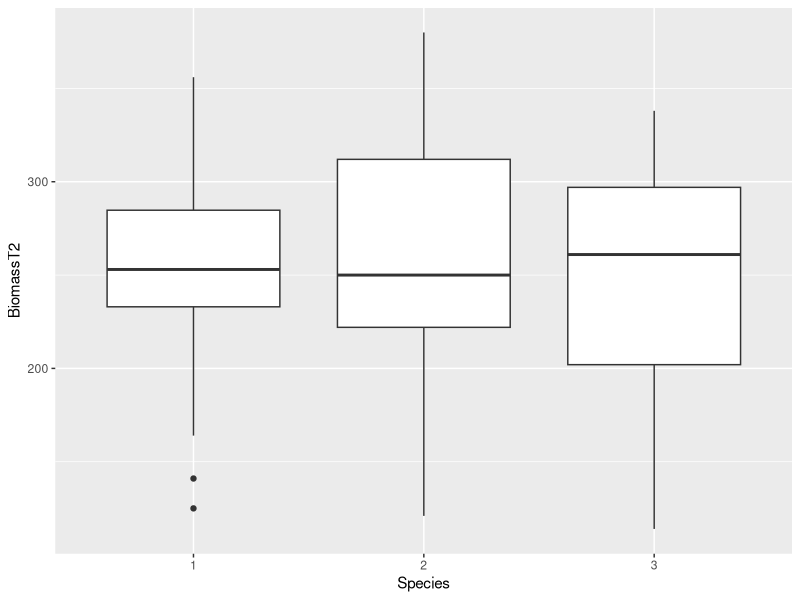

Here is the R script that generated this plot: (Note: this script raises an error after producing the figure.)
library(ggplot2)

# Read in plants.csv file
plants <- read.csv(file = "Plants.csv")
plants$Species <- factor(plants$Species)
plants$Fert <- factor(plants$Fert)

# Question 1: Compare fertilizer A and fertilizer B
table(plants$Species, plants$Fert)


# Question 2: Boxplot of BiomassT2 and species
ggplot(data = plants, mapping = aes(x = Species, y = BiomassT2)) + 
  geom_boxplot()

# Question 3: Compare the mean final biomass of each species
mean()

# Question 4: Compare final biomass for each fertilizer
ggplot(data = plants, mapping = aes(x = Fert, y = BiomassT2)) + 
  geom_boxplot()

# Question 5 - color based on species
ggplot(data = plants, mapping = aes(x = Species , y = BiomassT2)) + 
  geom_boxplot(aes(fill = Fert))


# Question 6: Compare BiomassT1 to BiomassT2
ggplot(data = plants, mapping = aes(x = BiomassT1, y = BiomassT2)) + 
  geom_point()

# Question 7
ggplot(data = plants, mapping = aes(x = BiomassT2, y = BiomassT1)) + 
  geom_point(aes(color = Fert, size = Species))

# Question 8
ggplot(data = plants, mapping = aes(x = Row, y = Column)) +
  geom_point(aes(size = BiomassT2))

# Question 9
ggplot(data = plants, mapping = aes(x = Row, y = Column)) +
  geom_tile(aes(fill = BiomassT2))

# Question 10
# Question 11
biomassT1.avg <- mean(plants$BiomassT1)
biomassT2.avg <- mean(plants$BiomassT2)
